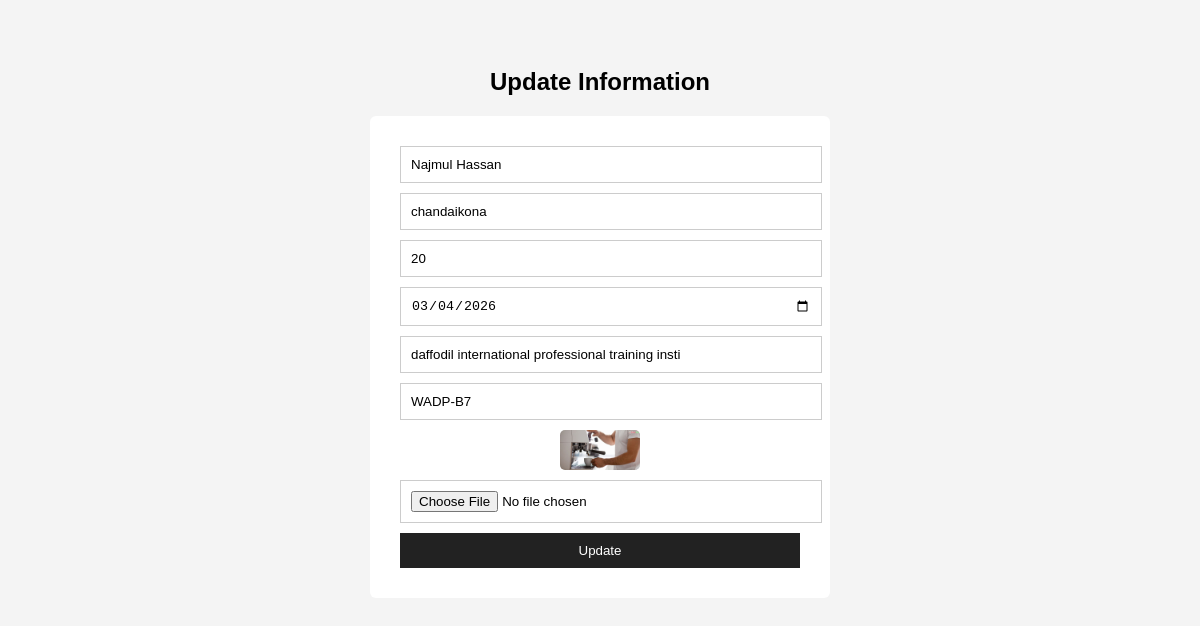
The page /update/3/ on the database its author committed.
### myApp/models.py (models this page shows, shortened)
class AboutModel(models.Model):
    name = models.CharField( max_length=100, null=True)
    Address=models.CharField( max_length=50, null=True)
    Age= models.CharField( max_length=10, null=True)
    date_of_birth=models.DateField(null=True)
    Education= models.CharField( max_length=50, null=True)
    department=models.CharField( max_length=50, null=True)
    image=models.ImageField(
     upload_to="Pictures",  null=True)

### myApp/views.py (the view, shortened to what this page needs)
# urls.py: path('update/<int:id>/',about_update, name='about_update'),
def about_update(request, id):
    data = get_object_or_404(AboutModel, id=id)
    return render(request, 'about_update.html', {'data': data})

### myApp/templates/about_update.html (shortened to what this page needs)
<!DOCTYPE html>
<html>
<head>
</head>
<body>
<h2>Update Information</h2>
<form method="POST" enctype="multipart/form-data">
<input type="text" name="name" value="{{ data.name }}">
<input type="text" name="Address" value="{{ data.Address }}">
<input type="number" name="Age" value="{{ data.Age }}">
<input type="date" name="date_of_birth" value="{{ data.date_of_birth|date:'Y-m-d' }}">
<input type="text" name="Education" value="{{ data.Education }}">
<input type="text" name="department" value="{{ data.department }}">
<img src="{{ data.image.url }}" width="80">
<input type="file" name="image">
<button type="submit">Update</button>
</form>
</body>
</html>

### myApp/templates/about_update.html (style rules this page uses)
body { font-family:Arial; background:#f4f4f4; padding:40px; }
h2 { text-align:center; }
form { width:400px; margin:auto; background:white; padding:30px; border-radius:6px; }
input { width:100%; padding:10px; margin-bottom:10px; border:1px solid #ccc; }
button { width:100%; padding:10px; background:#222; color:white; border:none; }
img { display:block; margin:auto; margin-bottom:10px; border-radius:5px; }

### rows shown on the page
AboutModel: name "Najmul Hassan", Address "chandaikona", Age "20", date_of_birth "03/04/2026", Education "daffodil international professional training insti", department "WADP-B7", image (picture)
